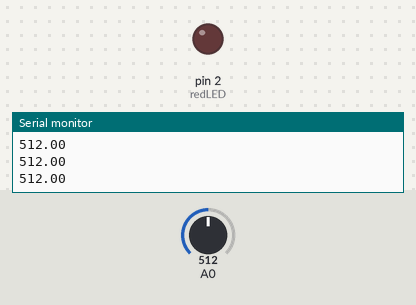
A sketch run on a simulated Arduino Uno, built with avr-gcc and run on an emulated ATmega328P. Shown: output pins drawn as LEDs (lit = HIGH), the last lines printed to the serial monitor. The inputs (shaded band) are chosen by the test bench; at power-on: A0 = 512.

Above: at 1.2 s.
1.3 s: A0 set to 691
2.8 s: A0 set to 717
At 3.1 s:
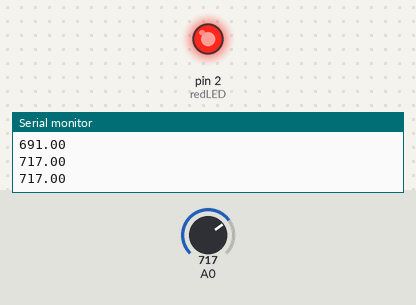
4.3 s: A0 set to 690
At 5.6 s:
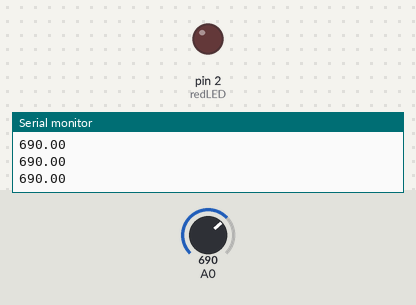
5.9 s: A0 set to 710
At 7.1 s:
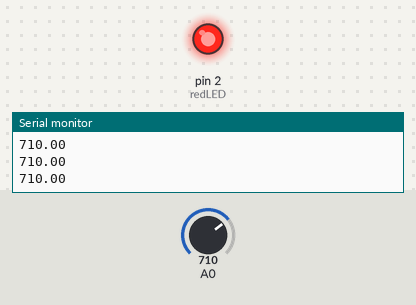
Timing chart, 0 to 8.5 s (numbered marks = the images above; inputs shaded):
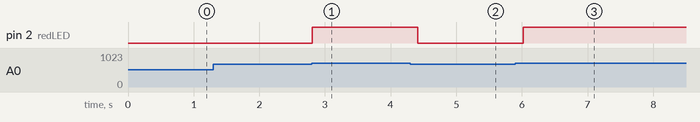

Measured:
- the behaviour switches between 700 and 701 on A0 (found by bisection; images 0 and 1)
- after the input at 2.8 s, pin 2 (redLED): LOW → HIGH at once
- after the input at 4.3 s, pin 2 (redLED): HIGH → LOW after 0.11 s
- after the input at 5.9 s, pin 2 (redLED): LOW → HIGH after 0.12 s

The sketch:

forcesensor_led.ino
```cpp
int redLED = 2;

void setup() {

pinMode(redLED, OUTPUT);
Serial.begin(9600);

}


void loop(){

float force_in_computer_units = analogRead(0);

  if (force_in_computer_units > 700){
    digitalWrite(redLED,HIGH);
  }
  else{
    digitalWrite(redLED,LOW);
  }

Serial.println(force_in_computer_units);


delay(200);


}
```
